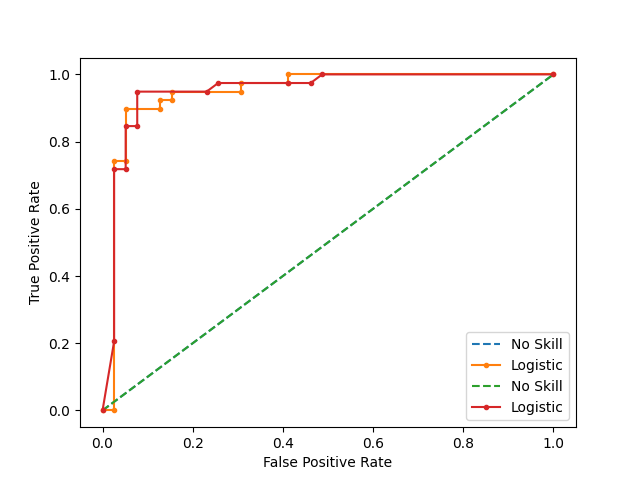
#> input picture compute_metrics/sample/ROC_2_methods.png, 640 x 480 px
$ python edge_detection.py --coviddir ../../compute_metrics/sample --ncoviddir ../../compute_metrics/sample --destdir out
#> lines starting #> are read from the running program, lines starting #| are printed output that depends on the picture
import os
import glob
import argparse

import numpy as np
import cv2
import scipy.ndimage


# applying filter on a single image
def apply_filter(filename, filter):
    print("reading file---> " + str(filename))
    img = cv2.imread(filename, cv2.IMREAD_GRAYSCALE)
#> img: shape (480, 640); min 0, max 255, mean 249.8
    img = np.int64(img)
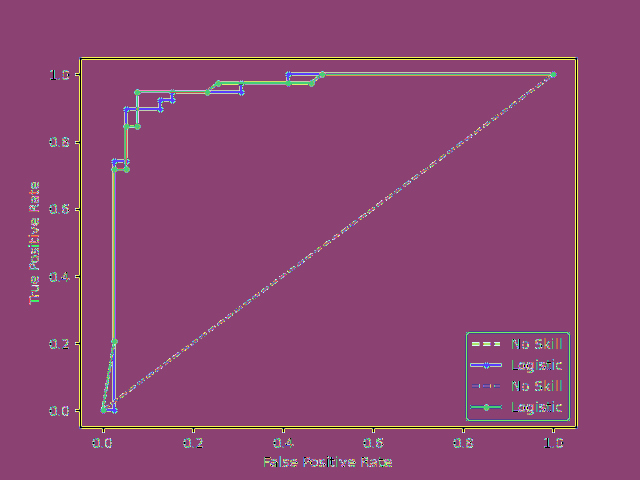
#> img: shape (480, 640) int64; 256 distinct labels, from 0 to 255; one colour per label, 0 black
    h, w = img.shape
#> h = 480; w = 640
    print("shape: " + str(h) + " x " + str(w) + "\n")
#| shape: 480 x 640
    # define filters
    horizontal = filter
    vertical = np.transpose(filter)
    horizontalGrad = scipy.ndimage.convolve(img, horizontal, output=None,
                                            mode='reflect', cval=0.0, origin=0)
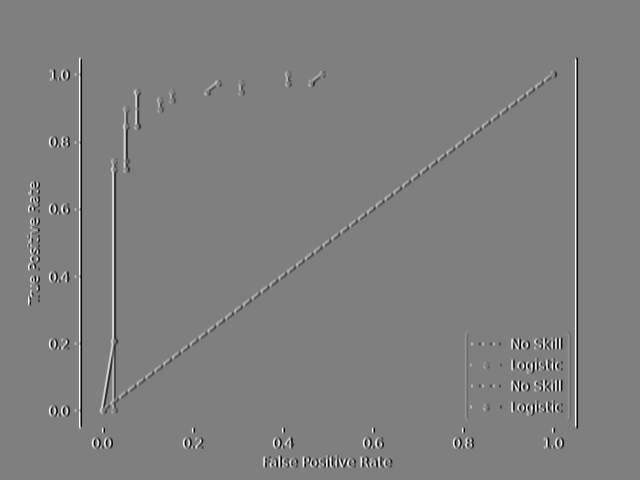
#> horizontalGrad: shape (480, 640) int64; min -765, max 765, mean 0; drawn with min black and max white
    verticalGrad = scipy.ndimage.convolve(img, vertical, output=None,
                                          mode='reflect', cval=0.0, origin=0)
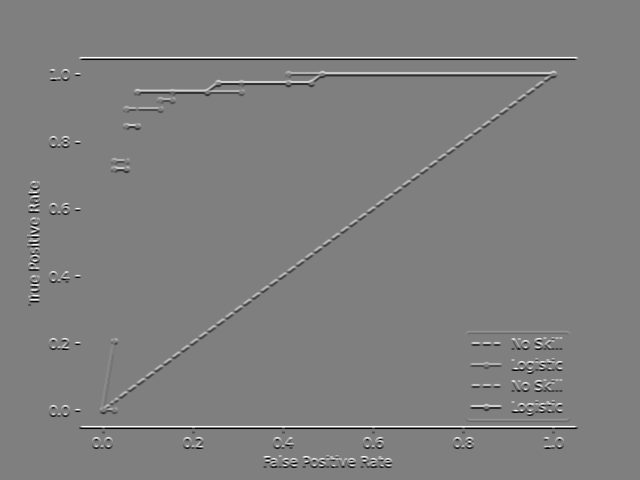
#> verticalGrad: shape (480, 640) int64; min -765, max 765, mean 0; drawn with min black and max white
    newgradientImage = np.sqrt(pow(abs(verticalGrad), 2.0) + \
                               pow(abs(horizontalGrad), 2.0))
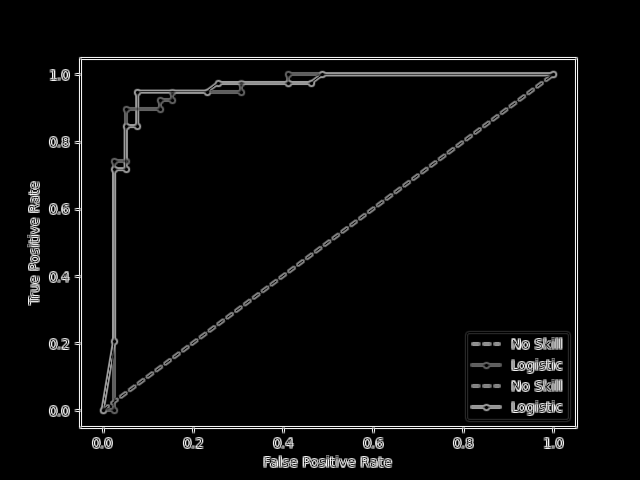
#> newgradientImage: shape (480, 640) float64; min 0, max 796.8, mean 28.2; drawn with min black and max white
    edges = newgradientImage
    # print(np.max(edges))
    # print(np.min(edges))

    return edges


# function for creating all edge-images of a directory
def convert_edge_dir(sourcedir, destdir):
    print("\n\n---reading directory " + sourcedir + "---\n")
    filecnt = 1
    for filename in glob.glob(sourcedir + '/*'):
        # applying Prewitt filter
        # for appyling any other filter change filter value accordingly
        # i.e. the 2nd args for apply_filter()
        imagemat = apply_filter(filename, np.array([[-1, 0, 1], [-1, 0, 1], [-1, 0, 1]]))

        ## do
        cv2.imwrite(destdir + '/img' + str(filecnt) + '.png',
                    imagemat)  # create the edge image and store
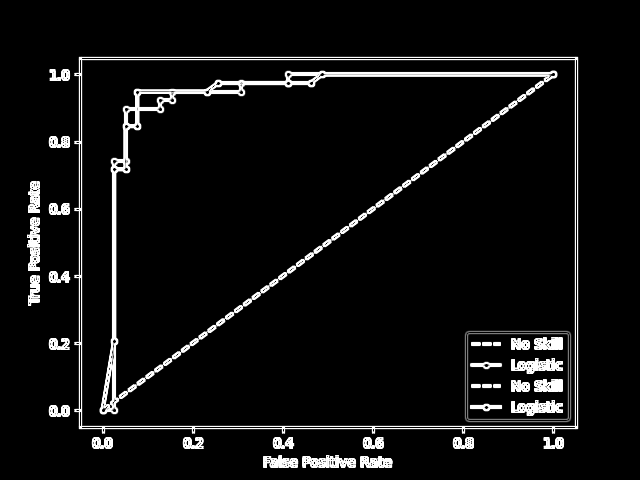
#> saved as img1.png: shape (480, 640); min 0, max 255, mean 15.4
        # it to consecutive filenames
        filecnt += 1
#> pass 2 of the loop in convert_edge_dir, `for filename in glob.glob(sourcedir + '/*'):`:
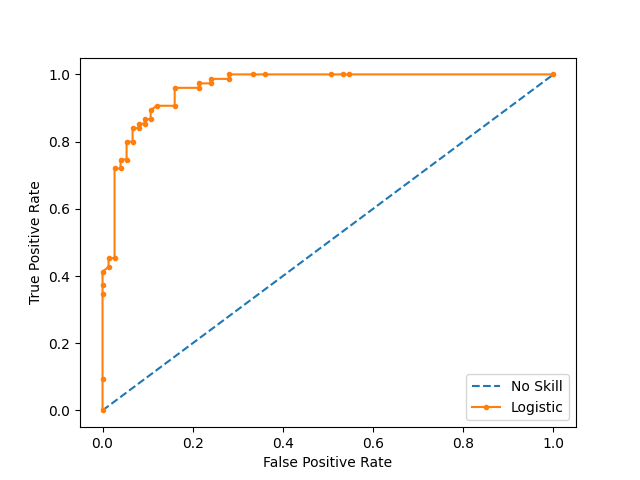
#> input picture compute_metrics/sample/ROC_curve.png, 640 x 480 px
#> in apply_filter (call 2), `img = np.int64(img)`:
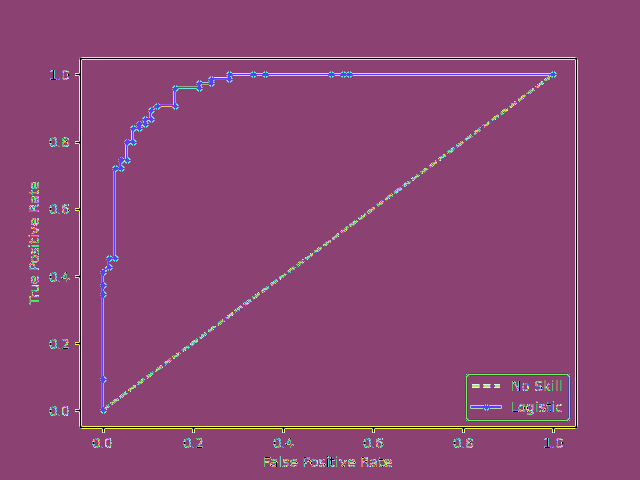
#> img: shape (480, 640) int64; 256 distinct labels, from 0 to 255; one colour per label, 0 black
#| shape: 480 x 640
#> in convert_edge_dir, `cv2.imwrite(destdir + '/img' + str(filecnt) + '.png', imagemat)`:
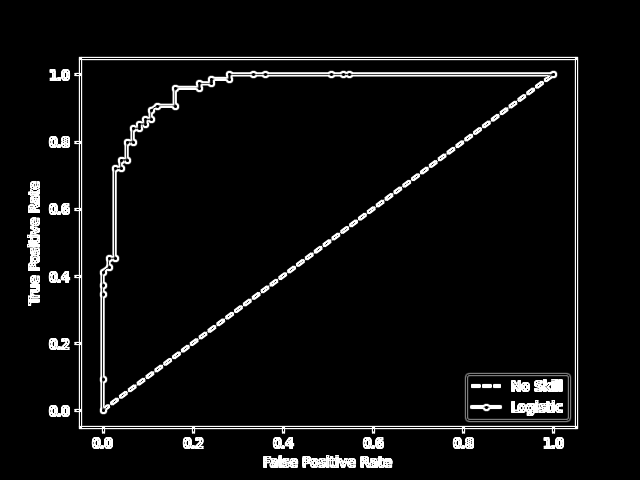
#> saved as img2.png: shape (480, 640); min 0, max 255, mean 13
#| shape: 480 x 640
#> pass 2 of the loop in convert_edge_dir, `for filename in glob.glob(sourcedir + '/*'):`:
#| shape: 480 x 640
    print("\n\n--saved in " + destdir + "--\n")


# function for creating all edge-images under both covid and non-covid directories
# since 2-class so COVID and NON-COVID present
def convert_edge_all_dir(coviddir, ncoviddir, destdir):
    # os.makedirs(os.path.join(destdir, '/COVID'), exist_ok=True)
    # os.makedirs(os.path.join(destdir, '/NON_COVID'), exist_ok=True)
    convert_edge_dir(coviddir, destdir + '/COVID')
    convert_edge_dir(ncoviddir, destdir + '/NON_COVID')
    print("\n---edge detection completed--\n")


if __name__ == '__main__':
    parser = argparse.ArgumentParser()
    parser.add_argument('--coviddir', required=True,
                        help='address to covid directory')
    parser.add_argument('--ncoviddir', required=True,
                        help='address to non covid directory')
    parser.add_argument('--destdir', required=True,
                        help='address to directory to save edges')
    args = parser.parse_args()

    coviddir = args.coviddir  # Ex: 'data_subset/covid'
    ncoviddir = args.ncoviddir  # Ex: 'data_subset/normal'
    destdir = args.destdir  # Ex: edge_data_subset

    convert_edge_all_dir(coviddir, ncoviddir, destdir)
